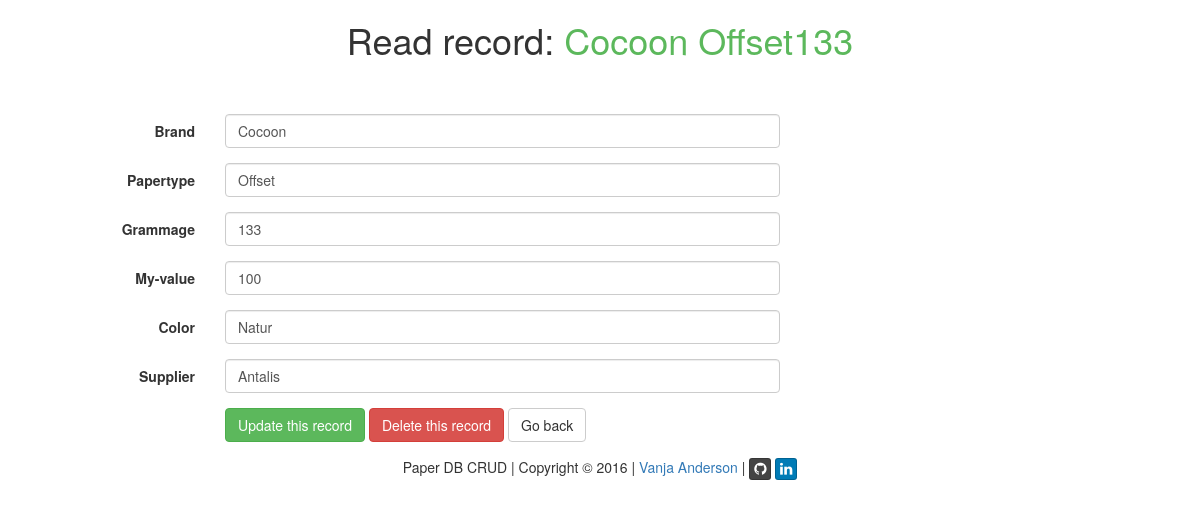
Page /?q=read_paper&id=1 (signed in) on the committed database.
### tables this page shows
CREATE TABLE IF NOT EXISTS paper (
  id int(11) NOT NULL AUTO_INCREMENT,
  brand varchar(45) NOT NULL,
  type varchar(45) NOT NULL,
  color varchar(45) DEFAULT ' ',
  supplier varchar(45) NOT NULL,
  grammage int(4) NOT NULL,
  my int(4) NOT NULL,
  PRIMARY KEY (id),
   
  CONSTRAINT paper_brand_fk FOREIGN KEY (brand) REFERENCES brand(brand),
  CONSTRAINT paper_type_fk FOREIGN KEY (type) REFERENCES type(type),
  CONSTRAINT paper_color_fk FOREIGN KEY (color) REFERENCES color(color),
  CONSTRAINT paper_supplier_fk FOREIGN KEY (supplier) REFERENCES supplier(name)
);

### index.php (called while the page is built, shortened)
<?php
include('script/functions.php');
$q = null;
$page = "";
if(isset($_GET['q'])) {
	$q = $_GET['q'];
}
switch($q) {
	case "read_paper": {
		$page = 'content/read_paper.php';
	} break;
}
include ('inc/header.php');
include($page);
include('inc/footer.php');
?>

### script/functions.php (called while the page is built, shortened)
<?php
function output_from_database($sql, $attr) {
	$pdo = CDatabase::connect();
	$pdo->setAttribute(PDO::ATTR_ERRMODE, PDO::ERRMODE_EXCEPTION);
	$stmt = $pdo->prepare($sql);
	$stmt->execute(explode(", ",$attr));
	return $stmt->fetch(PDO::FETCH_ASSOC);
}
?>

### content/read_paper.php (the view)
<?php
$id = null;
if ( !empty($_GET['id'])) {
	$id = $_REQUEST['id'];
}
if ( $id === null ) {
	header('Location:?q=start');
} else {
	$data = output_from_database('SELECT * FROM paper WHERE id = ?', "$id");
}
?>
		<div class="row">
			<h1 class="text-center empty-row-after"><?=READ_PAPER_TITLE;?> <span class="success_green"><?=$data['brand'];?> <?=$data['type'];?><?=$data['grammage'];?></span></h1>
		</div>
		<form class="form-horizontal" action="#" method="post" role="form">
			<div class="form-group">
				<label for="brand" class="control-label col-sm-2"><?=BRAND_TITLE;?></label>
				<div class="controls col-sm-6">
                    <input name="brand" class="form-control <?=$brandClass;?>" type="text" value="<?=$data['brand'];?>" />
				</div>
			</div>
			<div class="form-group">
				<label for="type" class="control-label col-sm-2"><?=TYPE_TITLE;?></label>
				<div class="controls col-sm-6">
					<input name="type" class="form-control <?=$typeClass;?>" value="<?=$data['type'];?>" />
				</div>
			</div>
			<div class="form-group">
				<label for="grammage" class="control-label col-sm-2"><?=GRAMMAGE_TITLE;?></label>
				<div class="controls col-sm-6">
					<input name="grammage" class="form-control <?=$grammageClass;?>" value="<?=$data['grammage'];?>" />
				</div>
			</div>
			<div class="form-group">
				<label for="my" class="control-label col-sm-2"><?=MY_TITLE;?></label>
				<div class="controls col-sm-6">
					<input name="my" class="form-control <?=$myClass;?>" value="<?=$data['my'];?>" />
				</div>
			</div>
			<div class="form-group">
				<label for="color" class="control-label col-sm-2"><?=COLOR_TITLE;?></label>
				<div class="controls col-sm-6">
					<input name="color" class="form-control" value="<?=$data['color'];?>" />
				</div>
			</div>
			<div class="form-group">
				<label for="supplier" class="control-label col-sm-2"><?=SUPPLIER_TITLE;?></label>
				<div class="controls col-sm-6">
					<input name="supplier" class="form-control" value="<?=$data['supplier'];?>" />
				</div>
			</div>
			<div class="form-group">
				<div class="col-sm-offset-2 col-sm-6">
					<?php if($_SESSION['login'] === 'logged_in'):?>
					<a class="btn btn-success" role="button" href="?q=update_paper&amp;id=<?=$data['id'];?>"><?=BUTTON_UPDATE;?> this record</a>
					<a class="btn btn-danger" role="button" href="?q=delete_paper&amp;id=<?=$data['id'];?>&amp;brand=<?=$data['brand'];?>&amp;type=<?=$data['type'];?>&amp;grammage=<?=$data['grammage'];?>"><?=BUTTON_DELETE;?> this record</a>
					<?php endif;?>
					<a class="btn btn-default" role="button" href="<?=DOCUMENT_ROOT;?>"><?=BUTTON_BACK;?></a>
				</div>
			</div>
		</form>

### css/my.css (style rules this page uses)
.empty-row-after { margin-bottom: 1.5em; }
.success_green { color: #5cb85c; }

### rows in the picture
paper: brand "Cocoon", type "Offset", grammage "133", my "100", color "Natur", supplier "Antalis"

### other values in the picture
READ_PAPER_TITLE "Read record:"
BRAND_TITLE "Brand"
TYPE_TITLE "Papertype"
GRAMMAGE_TITLE "Grammage"
MY_TITLE "My-value"
COLOR_TITLE "Color"
SUPPLIER_TITLE "Supplier"
BUTTON_UPDATE "Update"
BUTTON_DELETE "Delete"
BUTTON_BACK "Go back"
WEB_PAGE_TITLE "Paper DB CRUD"
